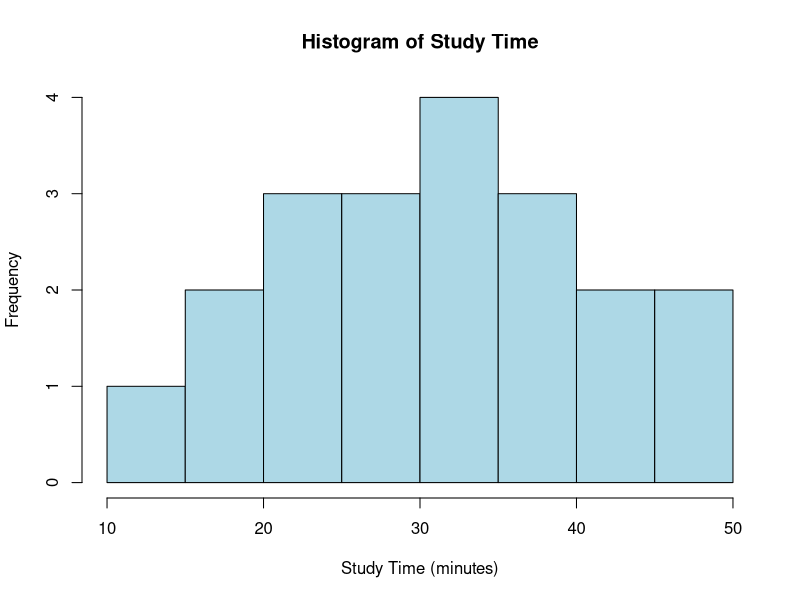
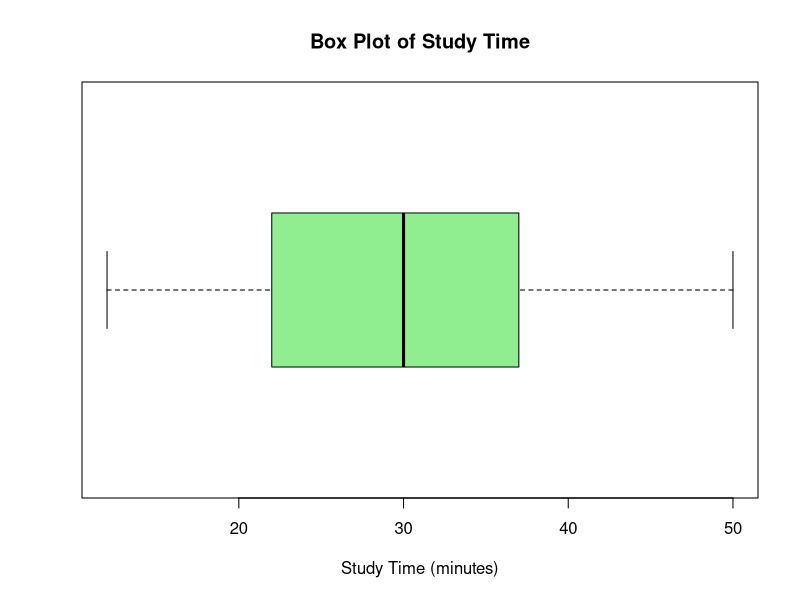

The R script that drew these images, in order:
## ---- chunk 1
study_time <- c(12, 15, 18, 20, 22, 22, 25, 27, 28, 30,
                 30, 31, 33, 35, 36, 38, 40, 42, 45, 50)
study_time
## ---- chunk 2
breaks <- seq(10, 54, by = 5)
bins <- cut(study_time, breaks = breaks, right = FALSE)
freq_table <- table(bins)
freq_table
## ---- chunk 3
hist(study_time,
     breaks = breaks,
     right = FALSE,
     col = "lightblue",
     border = "black",
     main = "Histogram of Study Time",
     xlab = "Study Time (minutes)",
     ylab = "Frequency")
## ---- chunk 4
summary(study_time)
## ---- chunk 5
Q1 <- quantile(study_time, 0.25)
Q3 <- quantile(study_time, 0.75)
med <- median(study_time)
min_val <- min(study_time)
max_val <- max(study_time)

c(Min = min_val, Q1 = Q1, Median = med, Q3 = Q3, Max = max_val)
## ---- chunk 6
IQR_val <- Q3 - Q1
lower_fence <- Q1 - 1.5 * IQR_val
upper_fence <- Q3 + 1.5 * IQR_val

IQR_val
lower_fence
upper_fence

outliers <- study_time[study_time < lower_fence | study_time > upper_fence]
outliers
## ---- chunk 7
boxplot(study_time,
        horizontal = TRUE,
        col = "lightgreen",
        main = "Box Plot of Study Time",
        xlab = "Study Time (minutes)")
## ---- chunk 8
mean(study_time)
median(study_time)
